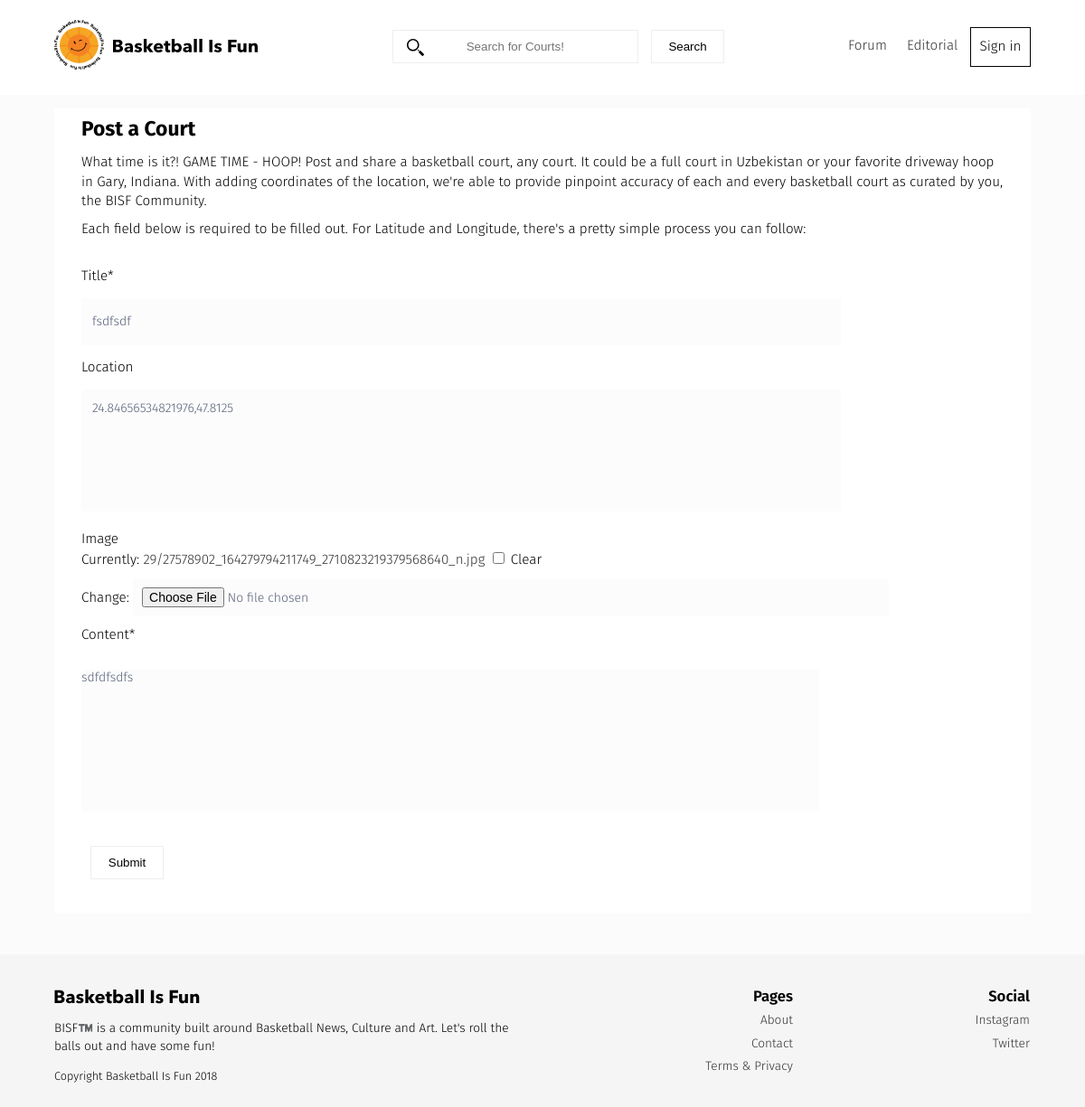
/courts/fsdfsdf/edit/, run on an earlier commit of the app's database.
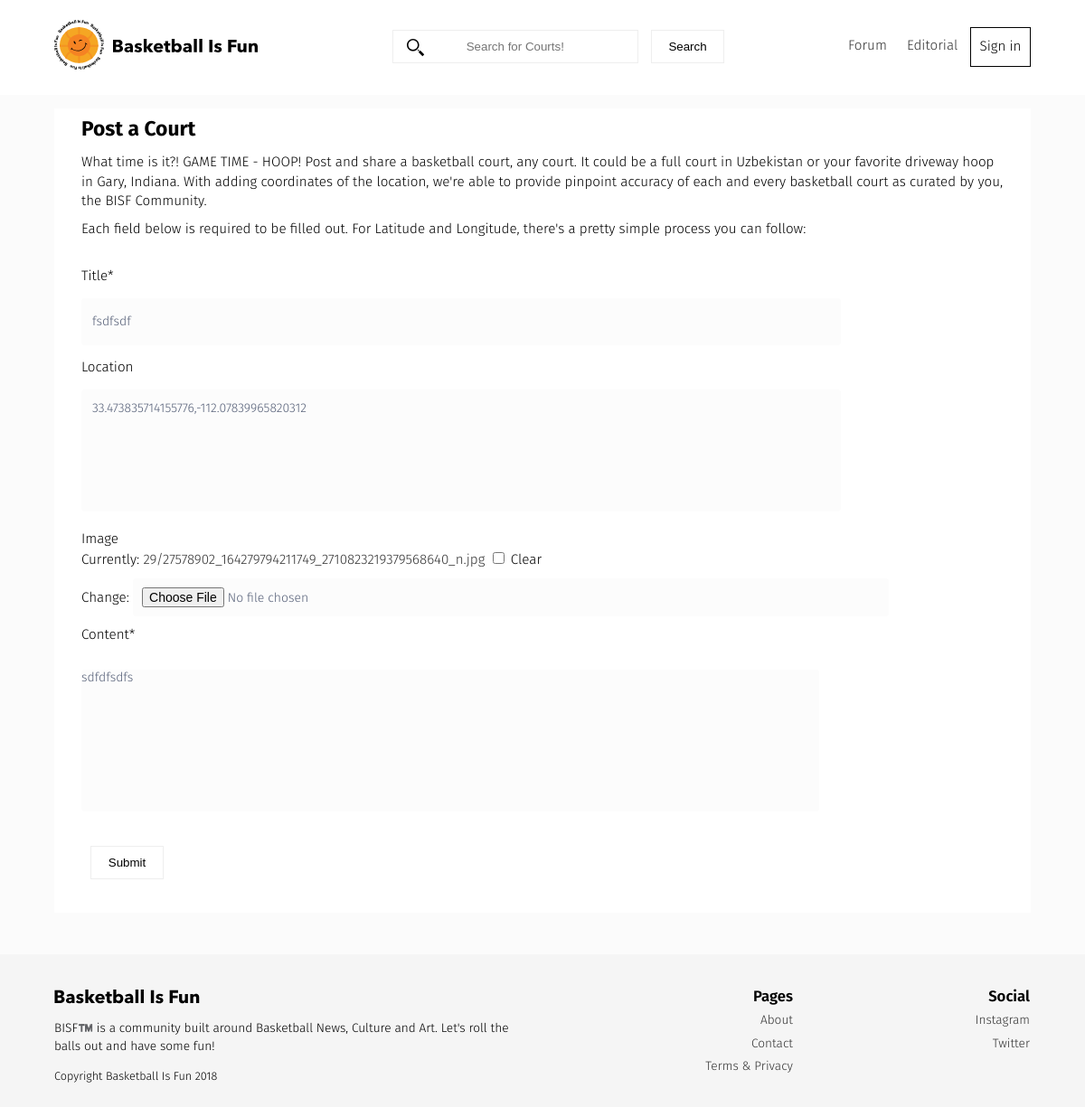
And on a later commit of the database.
### courts/models.py (models this page shows, shortened)
class Court(models.Model):
    title = models.CharField(max_length=50)
    user = models.ForeignKey(settings.AUTH_USER_MODEL, default=1)
    slug = models.SlugField(unique=True, default="")
    image = models.ImageField(upload_to=upload_location,
        null=True,
        blank=True,
        width_field="width_field",
        height_field="height_field")
    height_field = models.IntegerField(default=0)
    width_field = models.IntegerField(default=0)
    content = models.CharField(max_length=140, default='')
    address = models.CharField(max_length=255)
    location = GeopositionField(blank=True)
    tags = TaggableManager(blank=True)
    likes = models.ManyToManyField(settings.AUTH_USER_MODEL, blank=True, related_name='court_likes')
    updated = models.DateTimeField(auto_now=True, auto_now_add=False)
    timestamp = models.DateTimeField(auto_now=False, auto_now_add=True)
    objects = CourtManager()
    class Meta:
        ordering = ["-timestamp", "-updated"]

### courts/views.py (the view)
# urls.py: url(r'^courts/(?P<slug>[\w-]+)/edit/$', court_update, name='update'),
def court_update(request, slug=None):
	if not request.user:
		raise Http404
	instance = get_object_or_404(Court, slug=slug)
	form = CourtForm(request.POST or None, request.FILES or None, instance=instance)
	if form.is_valid():
		instance = form.save(commit=False)
		instance.save()
		form.save_m2m()
		messages.success(request, "<a href='#'> Saved</a> ", extra_tags='html_safe')
		return HttpResponseRedirect(instance.get_absolute_url())
	context = {
		"title": instance.title,
		"instance": instance,
		"form":form,
	}
	return render(request, "court_form.html", context)

### courts/forms.py
class CourtForm(forms.ModelForm):
    content = MarkdownxFormField()
    class Meta:
        model = Court
        fields = [
            "title",
            "location",
            "image",
            "content",
            "tags",
        ]

### templates/court_form.html (shortened to what this page needs)
{% extends "base.html" %}
{% load crispy_forms_tags %}
{% block content %}
	<div class="forum-content--detail">
	<div class="forum-content--post">
<h2>Post a Court</h2>
<p>
	What time is it?! GAME TIME - HOOP! Post and share a basketball court, any court. It could be a full court in Uzbekistan or your favorite driveway hoop in Gary, Indiana. With adding coordinates of the location, we're able to provide pinpoint accuracy of each and every basketball court as curated by you, the BISF Community.
</p>
<p>
	Each field below is required to be filled out. For Latitude and Longitude, there's a pretty simple process you can follow:
</p>
<form method='POST' class="form-item" action='' enctype='multipart/form-data'>
{{ form | crispy }}
<input type='submit' class="search-button"  value='Submit' />
</form>
</div>
</div>
{% endblock content %}

What changed in the data, as far as the page shows it:
changed Court "fsdfsdf": location "24.84656534821976,47.8125" → "33.473835714155776,-112.07839965820312"
